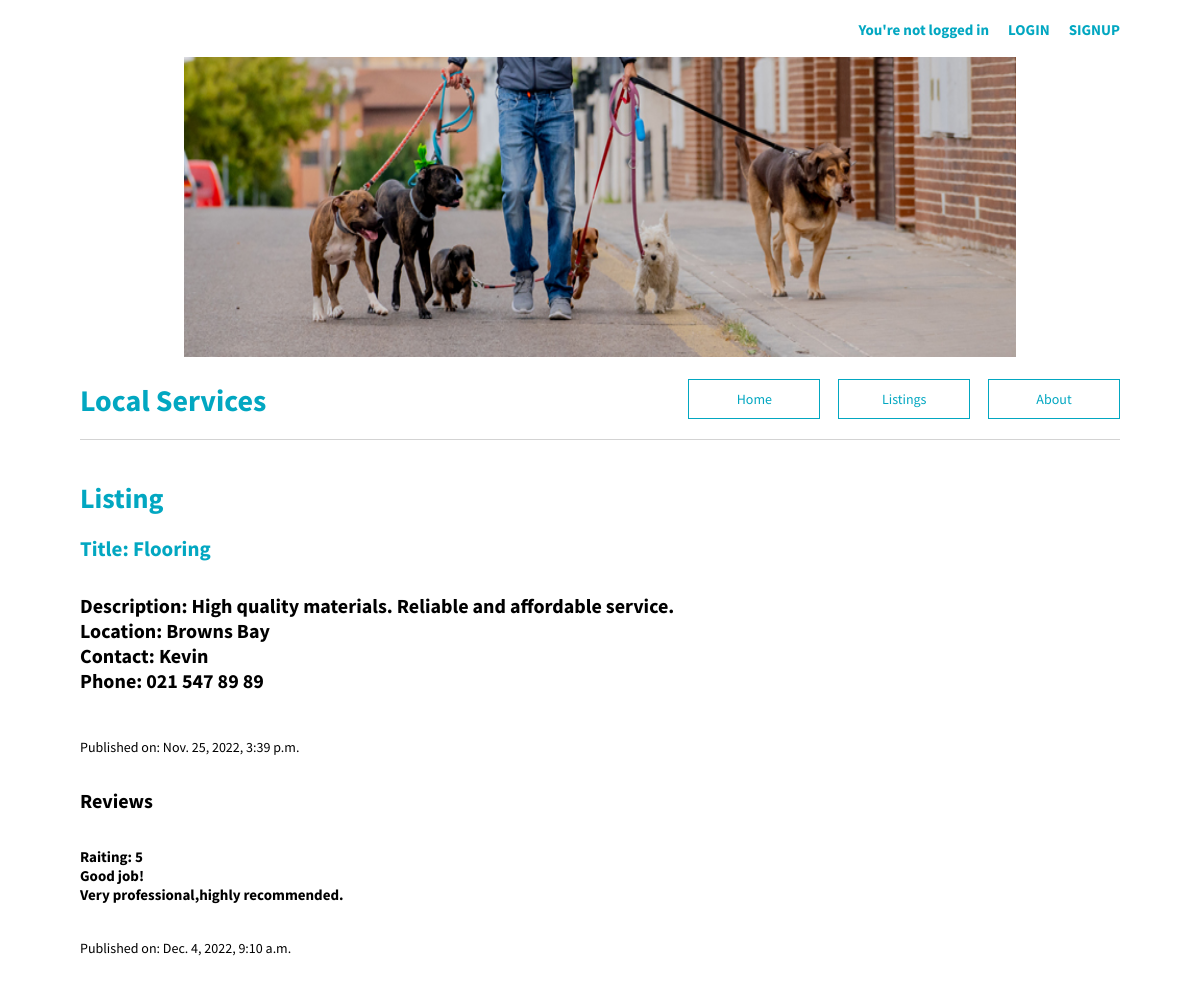
Page /classified/6/ on the earlier database version.
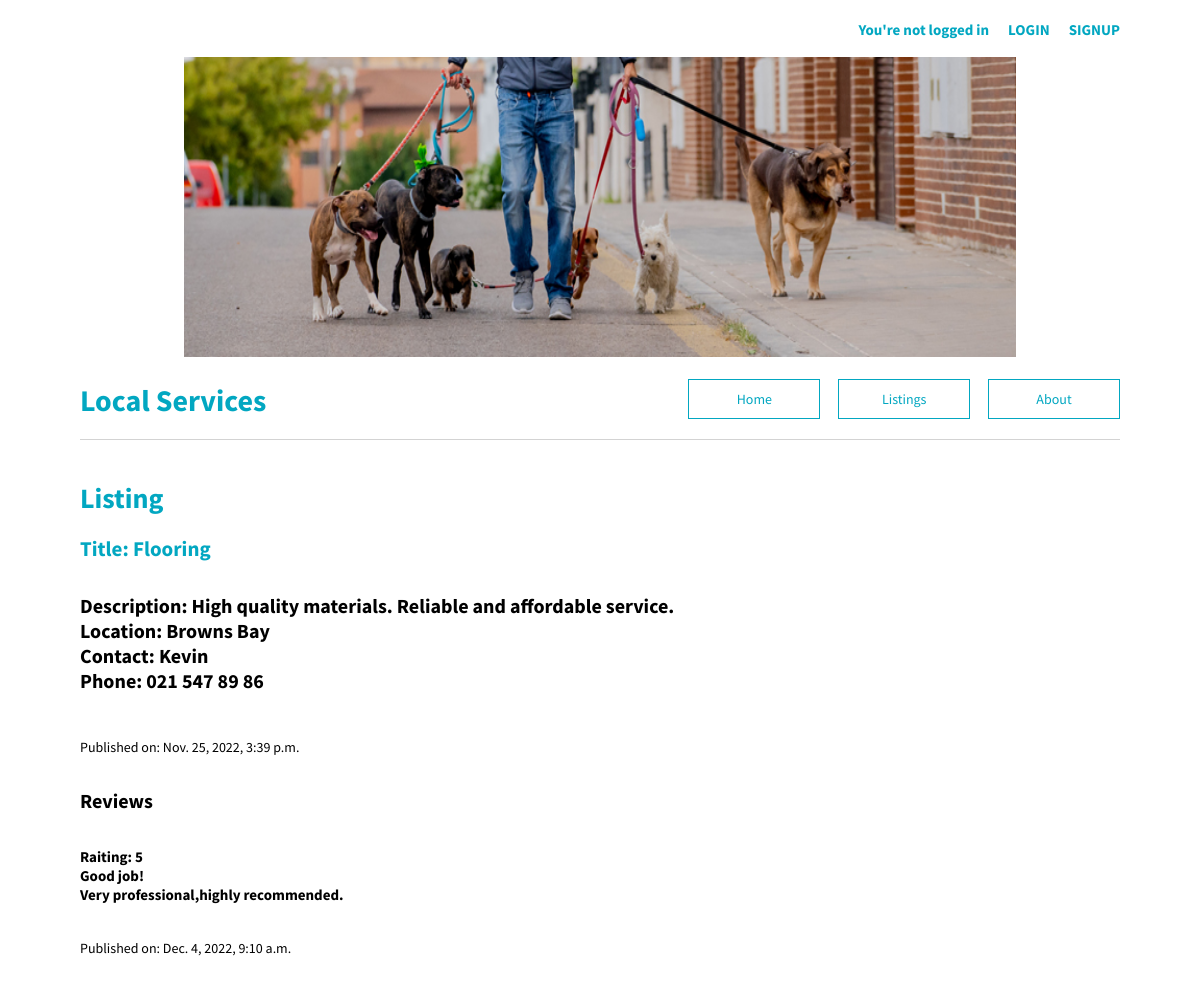
Same page on the later database version.
### LocalServicesBoard/models.py (models this page shows, shortened)
class Classified (models.Model):
    title = models.CharField(max_length=100)
    body = models.TextField(max_length=300)
    area = models.TextField(max_length=50)
    author = models.ForeignKey(settings.AUTH_USER_MODEL, on_delete=models.CASCADE)
    phone = models.CharField (max_length=30, default="")
    date = models.DateTimeField(default=datetime.now, blank=True)

class Review (models.Model):
    classified = models.ForeignKey(Classified, on_delete=models.CASCADE, null=True)
    author = models.ForeignKey(settings.AUTH_USER_MODEL, on_delete=models.CASCADE)
    rating = models.IntegerField(choices=[(i, i) for i in range(1, 6, 1)])
    title = models.CharField(max_length=100)
    body = models.TextField(max_length=300)
    date = models.DateTimeField(default=datetime.now, blank=True)

### LocalServicesBoard/views.py (the view, shortened to what this page needs)
# urls.py: path("classified/<int:pk>/", ClassifiedDetailsView.as_view(), name = "classified_detail"),
class ClassifiedDetailsView(DetailView):
    model = Classified
    template_name = "classified_detail.html"
    def get(self, request, *args, **kwargs):
        view = ReviewGet.as_view()
        return view(request, *args, **kwargs)

### LocalServicesBoard/views.py (called while the page is built)
    def get_context_data(self, **kwargs):
        context = super().get_context_data(**kwargs)
        context["form"] = ReviewForm()
        return context

### templates/classified_detail.html (shortened to what this page needs)
{% extends "base.html" %}
{% load crispy_forms_tags %}
{% block content %}
  <div class="tour-entry">
    <h1>Listing</h1>
    <h2>Title: {{ classified.title }}</h2>
    <h4>Description: {{ classified.body }}
      <br>
       Location: {{ classified.area }}
       <br>
       Contact: {{classified.author.first_name}}
       <br>
       Phone: {{classified.phone}}</h4>
       <br>
       Published on: {{classified.date}}
    {% if classified.review_set.count == 0 %}
    <h4>No reviews yet</h4>
    {% else %}
    <h4>Reviews</h4>
    {% for review in classified.review_set.all %}
    <div class="tour-entry">
      <h6>Raiting: {{ review.rating }}
        <br>
         {{ review.title }}
         <br>
         {{review.body}}
      </h6>
       Published on: {{review.date}}
    </div>
    {% endfor %}
    {% endif %}
  </div>
{% endblock content %}

### templates/base.html (shortened to what this page needs)
{% load static %}
<!DOCTYPE html>
<html lang="en">
<head>
    <link rel="stylesheet" href="{% static 'css/base.css' %}">
</head>
<body>
    {% if user.is_authenticated %}
    <h5> Hi, {{user.first_name}} &nbsp <a href="{% url 'logout' %}" >LOG OUT</a></h5>
    {% else %}
    <h5>You're not logged in &nbsp <a href="{% url 'login' %}" >LOGIN</a> &nbsp <a href="{% url 'signup' %}">SIGNUP</a></h5>
    {% endif %}
    <br>
    <center><img src="{% static 'css/dwh.png' %}" alt="Dog walking" width="80%" height="300" ></center>
    <header>
        <p1>Local Services</p1>
        <div>
            <a href="{% url 'home' %}" class="button-light">Home</a>
            <a href="{% url 'classifieds' %}" class="button-light">Listings</a>
            <a href="{% url 'about' %}" class="button-light">About</a>
        </div>
    </header>
{% block content %} {% endblock content %}
</body>
</html>

### static/css/base.css (style rules this page uses)
body { font-family: 'Source Sans Pro', sans-serif; font-size: 14px; text-decoration: none; margin: 20px 80px 20px 80px; }
header { border-bottom: 1px solid lightgrey; margin-bottom: 40px; padding-bottom: 20px; display: flex; text-decoration: none; align-items: flex-end; justify-content: space-between; }
p1 { color: #02A7C1; text-decoration: none; font-size: 30px; font-weight: bold; margin-top: 20px; }
.button-light, button { border: 1px solid #02A7C1; min-width: 90px; display: inline-block; text-align: center; padding: 10px 20px; margin-left: 15px; background-color: white; color: #02A7C1 !important; cursor: pointer; }
.tour-entry { margin-bottom: 50px; }
.tour-entry h2 { color: #02A7C1; text-decoration: none; }
h5 { text-align: right; text-decoration: none; color: #02A7C1; font-size: 15px; font-weight: bold; margin: 0px; }
h4 { padding-top: 5px; font-size: 20px; text-decoration: #333636; }
h6 { font-size: 15px; }
h1 { font-weight: bold; color: #02A7C1; }
a { color: #02A7C1; text-decoration: none; margin-left: 10px; }

Differences in the rows shown:
changed Classified "Flooring": phone "021 547 89 89" → "021 547 89 86"
